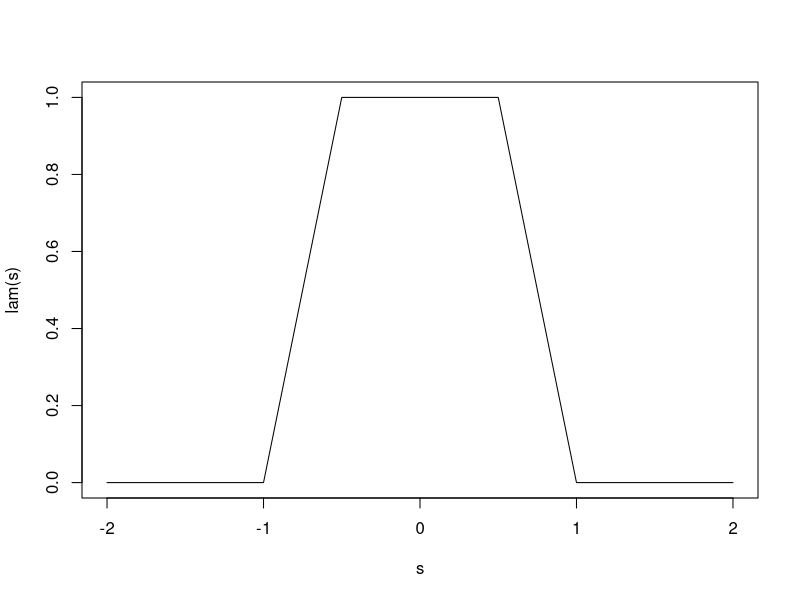

Recreate this plot in R.
M = 1
m = 1/2

lam <- function(x)
{

  
  ifelse( abs(x) <= m, 
          1, 
          ifelse( abs(x) <= M, 
                  1-(abs(x)-m)/(M-m), 
                  0
                ) 
        )
}

s = seq(-2,2,0.1)
plot(s, lam(s), type='l')